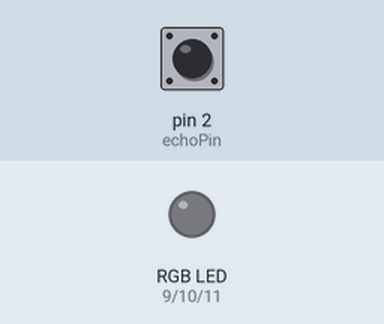
A sketch run on a simulated Arduino Uno, built with avr-gcc and run on an emulated ATmega328P. On the bench: an RGB LED mixed from three pins (HIGH = lit). Inputs (shaded band) come from the test bench; at power-on: pin 2 (echoPin) LOW. Pins used as bus, display or sensor lines are not drawn; what the sketch prints to the serial monitor is not drawn.

Above: at 1.3 s.
1.4 s: pin 2 (echoPin) pulsed HIGH 5 times (0.12 s each, 0.3 s apart)
At 3.5 s:
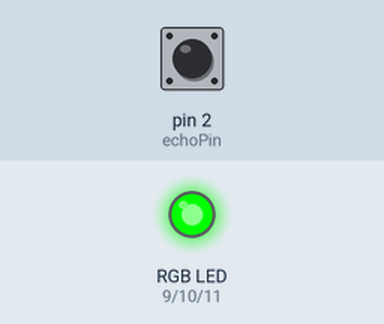
At 4.6 s:
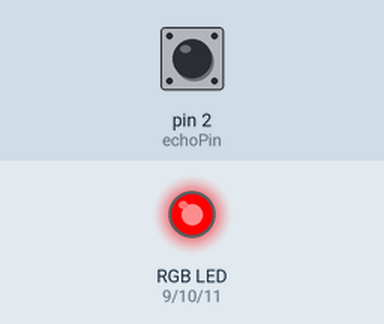
Timing chart, 0 to 6.1 s (numbered marks = the images above; inputs shaded):
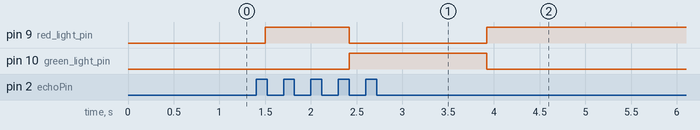

Measured:
- after the input at 1.4 s, pin 10 (green_light_pin): LOW → HIGH after 1.0 s, → LOW 1.5 s later

The sketch:

rgb_ultrasonic_practice.ino
```cpp
#define echoPin 2
#define trigPin 3

int red_light_pin= 9;
int green_light_pin = 10;
int blue_light_pin = 11;

long duration;
int distance;
void setup() {
  pinMode(red_light_pin, OUTPUT);
  pinMode(green_light_pin, OUTPUT);
  pinMode(blue_light_pin, OUTPUT);
  pinMode(trigPin, OUTPUT);
  pinMode(echoPin, INPUT);
  Serial.begin(9600);
}
void loop() {
  //RGB_color(87, 255, 255); // White


  digitalWrite(trigPin, LOW);
  digitalWrite(trigPin, HIGH);
  delay(500);
  digitalWrite(trigPin, LOW);

   duration = pulseIn(echoPin, HIGH);
   distance = duration * 0.034 / 2;
   Serial.print("Distance: ");
   Serial.print(distance);
   Serial.print(" cm");
  if(distance < 10)
  {
    RGB_color(255, 0, 0);
  }
  else if(distance <20)
  {
    RGB_color(255, 255, 0); // Yellow
  }
  else
  {
    RGB_color(0, 255, 0); // Green
  }


//
//  RGB_color(255, 0, 0); // Red
//  delay(50);
//  RGB_color(0, 255, 0); // Green
//  delay(50);
//  RGB_color(0, 0, 255); // Blue
//  delay(50);
//  RGB_color(255, 255, 125); // Raspberry
//  delay(50);
//  RGB_color(0, 255, 255); // Cyan
//  delay(50);
//  RGB_color(255, 0, 255); // Magenta
//  delay(50);
//  RGB_color(255, 255, 0); // Yellow
//  delay(50);
//  RGB_color(255, 255, 255); // White
//  delay(50);

}
void RGB_color(int red_light_value, int green_light_value, int blue_light_value)
 {
  analogWrite(red_light_pin, red_light_value);
  analogWrite(green_light_pin, green_light_value);
  analogWrite(blue_light_pin, blue_light_value);
}
```
